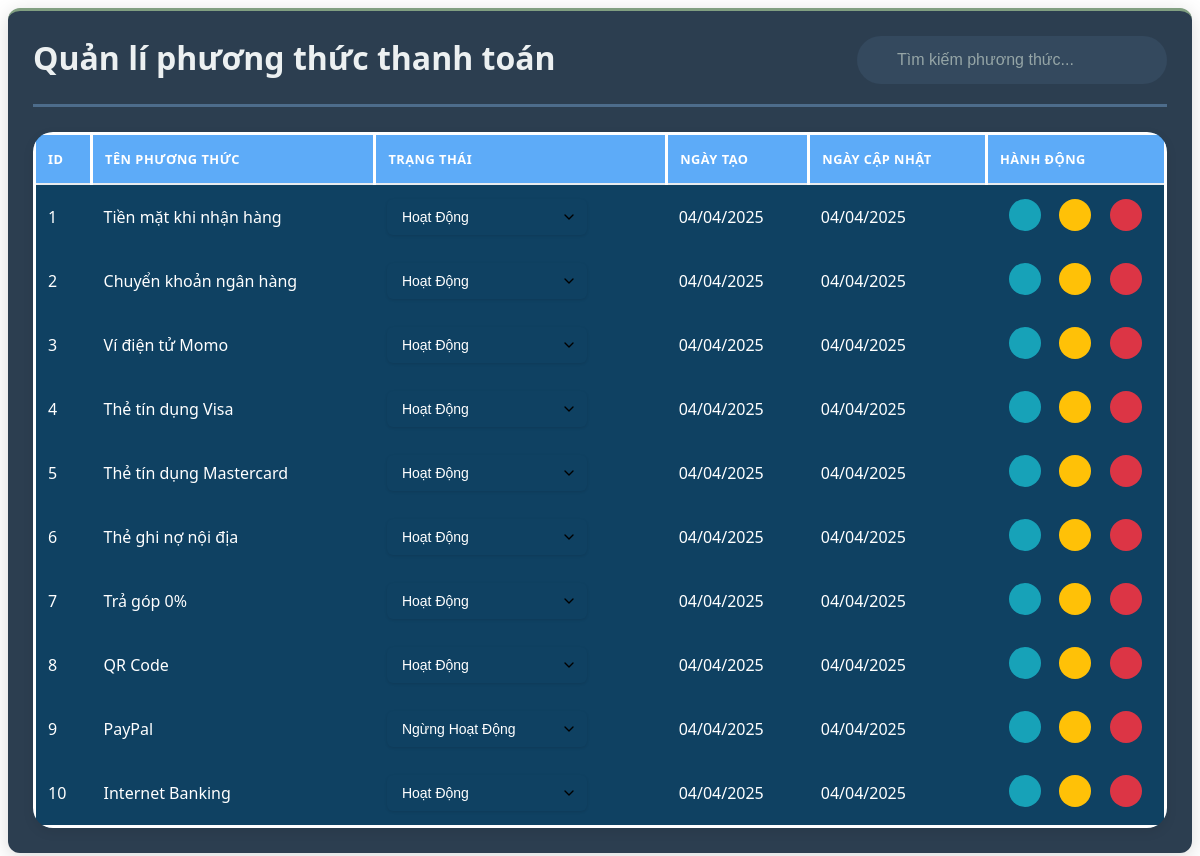
/admin/dashboard/dashboard_paymentmethod.php, run on the app's committed database.
### tables this page shows
CREATE TABLE payment_method
(
  id INT NOT NULL AUTO_INCREMENT,
  name VARCHAR(50) NOT NULL,
  is_active BOOLEAN DEFAULT TRUE,
  created_at TIMESTAMP DEFAULT CURRENT_TIMESTAMP,
  updated_at TIMESTAMP DEFAULT CURRENT_TIMESTAMP ON UPDATE CURRENT_TIMESTAMP,
  PRIMARY KEY (id),
  UNIQUE (name)
);

### database/database_sever.php (called while the page is built, shortened)
<?php
    class database_sever{
        private $host = 'localhost';
        private $username = 'root';
        private $password = '';
        public $conn = null;
        public function __construct($db_name="bangiay"){
            $this->db_name = $db_name;
        try {
            $this->conn = new PDO(
                'mysql:host=' . $this->host . ';dbname=' . $this->db_name,
                $this->username,
                $this->password
            );
            $this->conn->setAttribute(PDO::ATTR_ERRMODE, PDO::ERRMODE_EXCEPTION);
            $this->conn->setAttribute(PDO::ATTR_DEFAULT_FETCH_MODE, PDO::FETCH_ASSOC);
            $this->conn->setAttribute(PDO::ATTR_EMULATE_PREPARES, false);
        } catch(PDOException $e) {
            error_log("Connection Error: " . $e->getMessage());
            throw new Exception("Database connection failed");
        }
        }
        public function view_table($string_query,$param=[]){
            try{
                $this->stmt = $this->conn->prepare($string_query);
                $this->stmt->execute($param);
                return $this->stmt->fetchAll();
            } catch(PDOException $e) {
                echo "Lỗi: " . $e->getMessage();
            }
        }
    }
?>

### dao/PaymentMethodDao.php (called while the page is built, shortened)
<?php
require_once __DIR__ . '/../DTO/PaymentMethodDTO.php';
require_once __DIR__ . '/../database/database_sever.php';
class PaymentMethodDao {
    private $db;
    public function __construct() {
        $this->db = new database_sever();
    }
    public function view_all() {
        $sql = "SELECT * FROM payment_method";
        $results = $this->db->view_table($sql);
        $methods = [];
        foreach ($results as $row) {
            $methods[] = new PaymentMethodDTO($row);
        }
        return $methods;
    }
}
?>
<?php $table_paymentmethode = new PaymentMethodDao();?>

### DTO/PaymentMethodDTO.php (called while the page is built, shortened)
<?php
    class PaymentMethodDTO {
        public function __construct($data) {
            $this->id = $data['id'] ?? null;
            $this->name = $data['name'] ?? '';
            $this->is_active = $data['is_active'] ?? true;
            $this->created_at = $data['created_at'] ?? null;
            $this->updated_at = $data['updated_at'] ?? null;
        }
    }
    ?>

### admin/dashboard/table/paymentmethod_management.php (the view, shortened to what this page needs)
<?php
require_once __DIR__ . "/../../../dao/PaymentMethodDao.php";
$paymentMethods = $table_paymentmethode->view_all();
?>
<link rel="stylesheet" href="css/admin_style/dashboard/table_main.css">
<div class=" payment-method-management object-management active">
    <table class="data-table">
        <thead>
            <tr>
                <th>ID</th>
                <th>Tên phương thức</th>
                <th>Trạng thái</th>
                <th>Ngày tạo</th>
                <th>Ngày cập nhật</th>
                <th>Hành động</th>
            </tr>
        </thead>
        <tbody>
            <?php foreach ($paymentMethods as $method): ?>
                <tr data-id="<?= $method->id ?>">
                    <td><?= $method->id ?></td>
                    <td>
                        <div class="method-name">
                            <?= htmlspecialchars($method->name) ?>
                        </div>
                    </td>
                    <td class="status-method status-<?= strtolower($method->is_active) ?> ">
                        <select  name="objectId" class="styled-select status-select" data-object-id="<?=$method->id?>">
                            <option value="Method-true" <?= $method->is_active == true ? 'selected' : '' ?>>Hoạt Động</option>
                            <option value="Method-false" <?= $method->is_active == false ? 'selected' : '' ?>>Ngừng Hoạt Động</option>
                        </select>
                    </td>
                    <td><?= date('d/m/Y', strtotime($method->created_at)) ?></td>
                    <td><?= $method->updated_at ? date('d/m/Y', strtotime($method->updated_at)) : 'Chưa cập nhật' ?></td>
                    <td class='row button-update'>
                        <button class='action-btn view-btn' data-action='view-paymentmethod' data-id='<?= $method->id ?>'>
                        </button>
                        <button class='action-btn edit-btn' data-action='update-paymentmethod' data-id='<?= $method->id ?>'>
                        </button>
                        <button class='action-btn delete-btn' data-action='delete-paymentmethod' data-id='<?= $method->id ?>'>
                        </button>
                    </td>
                </tr>
            <?php endforeach; ?>
        </tbody>
    </table>
</div>

### css/admin_style/dashboard/table_main.css (style rules this page uses)
.object-management { background: #0f4162; margin-top: 25px; border-radius: 20px; box-shadow: 0 4px 12px rgba(0, 0, 0, 0.08); overflow-x: auto; position: relative; z-index: 1; }
.data-table { width: 100%; color: white; border-collapse: collapse; border-radius: 20px; border: 3px white solid; font-family: 'Segoe UI', Tahoma, Geneva, Verdana, sans-serif; position: relative; }
.data-table thead { background-color: #5dabf8; border-bottom: 2px solid #e9ecef; }
.data-table th { padding: 15px 12px; text-align: left; font-weight: 600; text-transform: uppercase; font-size: 0.8rem; letter-spacing: 0.5px; border-right: 3px white solid; }
.data-table tbody tr { transition: all 0.2s ease; position: relative; }
.data-table td { padding: 14px 12px; vertical-align: middle; border-right: none; position: relative; }
.button-update { display: flex; gap: 8px; justify-content: space-evenly; position: relative; }
.action-btn { width: 32px; height: 32px; border-radius: 50%; display: flex; align-items: center; justify-content: center; border: none; cursor: pointer; transition: all 0.2s ease; font-size: 16px; position: relative; z-index: 2; }
.view-btn { background-color: #17a2b8; }
.edit-btn { background-color: #ffc107; }
.delete-btn { background-color: #dc3545; }
.styled-select { position: relative; display: inline-block; width: 200px; padding: 10px 15px; border: none; border-radius: 6px; background-color: #0f4162; color: #ffffff; font-size: 14px; cursor: pointer; appearance: none; -webkit-appearance: none; -moz-appearance: none; background-repeat: no-repeat; background-position: right 10px center; background-size: 16px; transition: all 0.3s ease; box-shadow: 0 1px 3px rgba(0,0,0,0.1); }
.styled-select option { padding: 10px 15px; background: white; color: #333; }

### data on the page
payment_method: id "1", name "Tiền mặt khi nhận hàng", objectId "Hoạt Động", created_at "04/04/2025", updated_at "04/04/2025"
payment_method: id "2", name "Chuyển khoản ngân hàng", objectId "Hoạt Động", created_at "04/04/2025", updated_at "04/04/2025"
payment_method: id "3", name "Ví điện tử Momo", objectId "Hoạt Động", created_at "04/04/2025", updated_at "04/04/2025"
payment_method: id "4", name "Thẻ tín dụng Visa", objectId "Hoạt Động", created_at "04/04/2025", updated_at "04/04/2025"
payment_method: id "5", name "Thẻ tín dụng Mastercard", objectId "Hoạt Động", created_at "04/04/2025", updated_at "04/04/2025"
payment_method: id "6", name "Thẻ ghi nợ nội địa", objectId "Hoạt Động", created_at "04/04/2025", updated_at "04/04/2025"
payment_method: id "7", name "Trả góp 0%", objectId "Hoạt Động", created_at "04/04/2025", updated_at "04/04/2025"
payment_method: id "8", name "QR Code", objectId "Hoạt Động", created_at "04/04/2025", updated_at "04/04/2025"
payment_method: id "9", name "PayPal", objectId "Ngừng Hoạt Động", created_at "04/04/2025", updated_at "04/04/2025"
payment_method: id "10", name "Internet Banking", objectId "Hoạt Động", created_at "04/04/2025", updated_at "04/04/2025"
